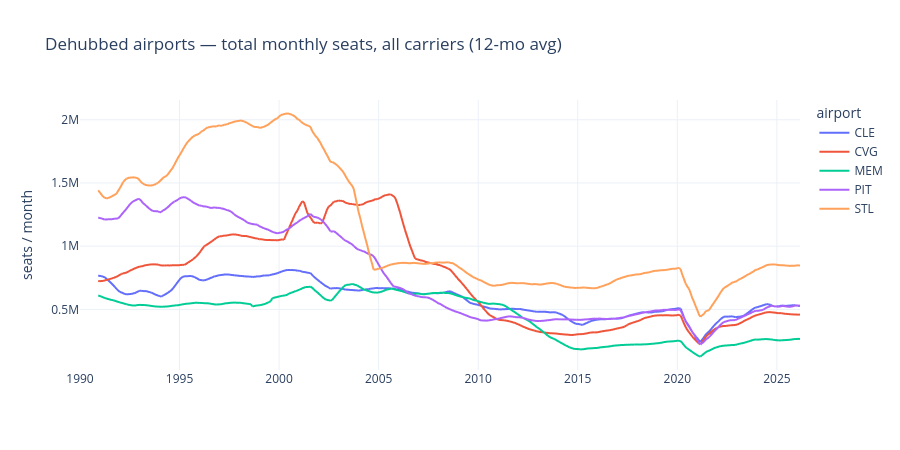

Notebook code cell kept with this figure:
### Markdown cell above
## 4. Dehubbing gallery

Airports abandoned as hubs: Cincinnati (Delta), St. Louis (TWA→American),
Pittsburgh (US Airways), Memphis (Northwest→Delta), Cleveland (Continental→United).
Total seats across all carriers — the shape of a hub being switched off.

### Code cell
df = q("""
    SELECT flight_month, airport, SUM(seats)::float AS seats
    FROM gold.airport_carrier_month
    WHERE airport = ANY(:a) GROUP BY 1, 2 ORDER BY 1""",
    a=["CVG", "STL", "PIT", "MEM", "CLE"])
df = roll12(df, "airport", "seats")
fig = px.line(df, x="flight_month", y="seats_12m", color="airport",
              title="Dehubbed airports — total monthly seats, all carriers (12-mo avg)",
              labels={"seats_12m": "seats / month", "flight_month": ""})
fig.show()

### Figure 1 — Plotly figure (JSON) as saved in the notebook; plotly's stock layout.template omitted (floating-point values rounded to 4 significant figures; data arrays with more than 128 entries replaced by an {"elided": "..."} marker saying what was removed)
{"data": [{"hovertemplate": "airport=CLE<br>=%{x}<br>seats / month=%{y}<extra></extra>", "legendgroup": "CLE", "line": {"color": "#636efa", "dash": "solid"}, "marker": {"symbol": "circle"}, "mode": "lines", "name": "CLE", "showlegend": true, "type": "scattergl", "x": {"elided": "435 str values"}, "xaxis": "x", "y": {"elided": "435 float values"}, "yaxis": "y"}, {"hovertemplate": "airport=CVG<br>=%{x}<br>seats / month=%{y}<extra></extra>", "legendgroup": "CVG", "line": {"color": "#EF553B", "dash": "solid"}, "marker": {"symbol": "circle"}, "mode": "lines", "name": "CVG", "showlegend": true, "type": "scattergl", "x": {"elided": "435 str values"}, "xaxis": "x", "y": {"elided": "435 float values"}, "yaxis": "y"}, {"hovertemplate": "airport=MEM<br>=%{x}<br>seats / month=%{y}<extra></extra>", "legendgroup": "MEM", "line": {"color": "#00cc96", "dash": "solid"}, "marker": {"symbol": "circle"}, "mode": "lines", "name": "MEM", "showlegend": true, "type": "scattergl", "x": {"elided": "435 str values"}, "xaxis": "x", "y": {"elided": "435 float values"}, "yaxis": "y"}, {"hovertemplate": "airport=PIT<br>=%{x}<br>seats / month=%{y}<extra></extra>", "legendgroup": "PIT", "line": {"color": "#ab63fa", "dash": "solid"}, "marker": {"symbol": "circle"}, "mode": "lines", "name": "PIT", "showlegend": true, "type": "scattergl", "x": {"elided": "435 str values"}, "xaxis": "x", "y": {"elided": "435 float values"}, "yaxis": "y"}, {"hovertemplate": "airport=STL<br>=%{x}<br>seats / month=%{y}<extra></extra>", "legendgroup": "STL", "line": {"color": "#FFA15A", "dash": "solid"}, "marker": {"symbol": "circle"}, "mode": "lines", "name": "STL", "showlegend": true, "type": "scattergl", "x": {"elided": "435 str values"}, "xaxis": "x", "y": {"elided": "435 float values"}, "yaxis": "y"}], "layout": {"height": 450, "legend": {"title": {"text": "airport"}, "tracegroupgap": 0}, "title": {"text": "Dehubbed airports — total monthly seats, all carriers (12-mo avg)"}, "xaxis": {"anchor": "y", "domain": [0, 1], "title": {"text": ""}}, "yaxis": {"anchor": "x", "domain": [0, 1], "title": {"text": "seats / month"}}}}
